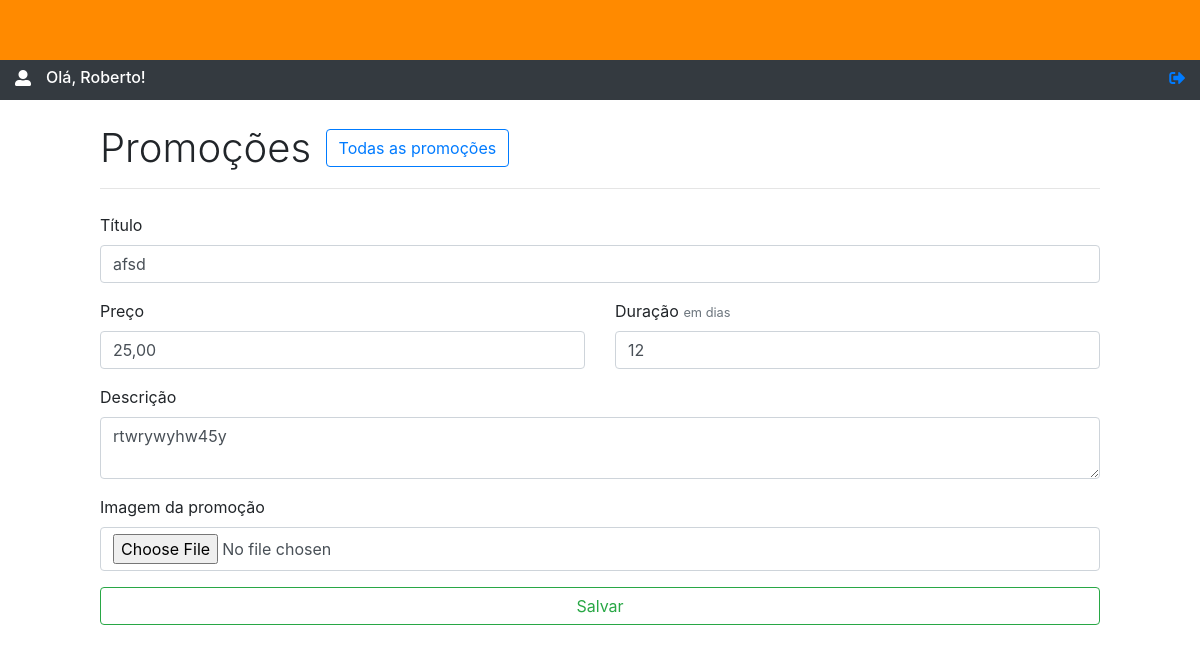
Page /adm/editar_promocao.php?id=3 (signed in) on the earlier database version.
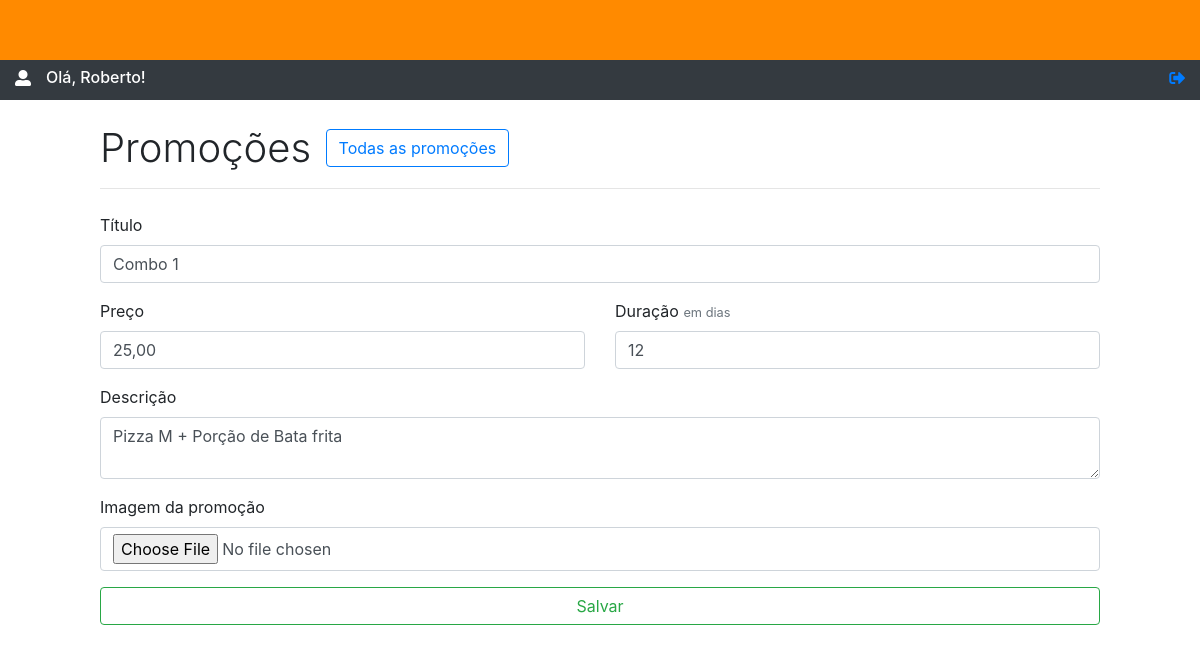
Same page on the later database version.
### tables this page shows
CREATE TABLE `promocoes` (
  `id` int(11) NOT NULL,
  `titulo` varchar(100) NOT NULL,
  `desc_promo` varchar(150) NOT NULL,
  `preco_promo` double(50,2) NOT NULL,
  `duracao_promo` varchar(2) NOT NULL,
  `img_promo` varchar(250) NOT NULL,
  `data` datetime NOT NULL
);

### adm/core/util.php (called while the page is built, shortened)
<?php
function decimalTela($pDecimal) {
	$pDecimal = $pDecimal/100;
	return number_format($pDecimal,2,',','.');
}

### adm/editar_promocao.php (the view, shortened to what this page needs)
<?php
  require_once 'core/conexao.php';
  $promocao = $pdo->prepare('SELECT * FROM promocoes WHERE id = :id ORDER BY id ASC');
  $promocao->bindvalue(':id',$_GET['id']);
  $promocao->execute();
  $promocao = $promocao->fetch(PDO::FETCH_OBJ);
 ?>
<link rel="stylesheet" href="https://maxcdn.bootstrapcdn.com/bootstrap/4.0.0/css/bootstrap.min.css">
<link rel="stylesheet" href="https://use.fontawesome.com/releases/v5.0.13/css/fontawesome.css">
<link rel="stylesheet" href="https://use.fontawesome.com/releases/v5.0.13/css/solid.css">
<div class="container-fluid">
  <div class="row" >
    <div class="col-sm-12" style="background-color: #ff8a00 !important; height: 60px; position: absolute; z-index: 9999;">
    </div>
  </div>
  <div class="row mb-4">
     <div class="col-sm-12" style="height: 100px; background-color: #343a40; color: white;">
      <div style="float: left;">
        <span>
          <i class="fas fa-user-alt" style="margin-top: 70px;"></i>
        </span>
      </div>
      <h6 style="margin-top: 68px; display: inline-block; margin-left: 15px; text-transform: capitalize;">Olá, <?php echo $_SESSION['nome_adm']; ?>!</h6>
      <div style="display: inline-block; float: right;">
        <a href="core/doLogout.php">
          <i class="fas fa-sign-out-alt" style="margin-top: 70px;"></i>
        </a>
      </div>
    </div>
  </div>
  <div class="row">
    <div class="col"></div>
    <div class="col-sm-10" id="novo-produto" style="padding: 0;">
      <h4 class="display-4" style="font-size: 2.5rem; display: inline;">Promoções</h4>
      <a href="index.php">
        <button class="btn btn-outline-primary" style="margin-top: -20px; margin-left: 10px;">Todas as promoções</button>
      </a>
      <hr class="mb-4">
      <form method="POST" action="salvar_editar_promocao.php" enctype="multipart/form-data" style="padding-bottom: 20px;">
        <div class="form-group">
          <label for="txtTitulo">Título</label>
          <input type="text" class="form-control" id="txtTitulo" name="txtTitulo" placeholder="Nome da promoção" value="<?php echo $promocao->titulo; ?>">
        </div>
        <div class="row mb-3">
          <div class="col">
            <label for="txtPreco">Preço</label>
            <input value="<?php echo decimalTela($promocao->preco_promo); ?>" type="text" class="form-control money2" id="txtPreco" name="txtPreco" placeholder="Preço da promoção">
          </div>
          <div class="col">
            <label for="txtDuracao">Duração</label>
            <small class="form-text text-muted d-inline-block"> em dias</small>
            <input value="<?php echo $promocao->duracao_promo; ?>" type="text" class="form-control" id="txtDuracao" name="txtDuracao" placeholder="Quantos dias a promoção vai estar valendo?">
          </div>
        </div>
        <div class="form-group">
          <label for="txtDescricao">Descrição</label>
          <textarea class="form-control" id="txtDescricao" name="txtDescricao" placeholder="Descrição da promoção"><?php echo $promocao->desc_promo; ?></textarea>
        </div>
        <div class="form-group">
          <label for="upload" style="display: block;">Imagem da promoção</label>
          <input type="file" class="form-control" name="img_promo" id="upload_pizza">
        </div>
        <button type="submit" class="btn btn-outline-success" style="width: 100%;">Salvar</button>
      </form>
    </div>
    <div class="col"></div>
  </div>
</div>

Differences in the rows shown:
changed promocoes: txtTitulo "afsd" → "Combo 1"; txtDescricao "rtwrywyhw45y" → "Pizza M + Porção de Bata frita"
